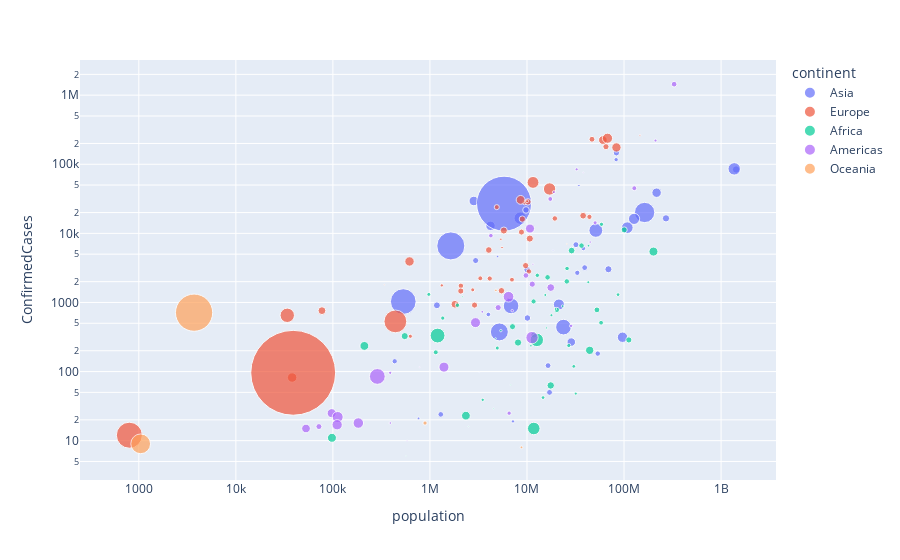

The notebook cell this image was saved under:
### Markdown cell above
## Problem2-4  visualizing your data to express 'corona infection situation ' according to other factor.
### if you are not familiar with plotly package, refer to the website written at the beginning of the document.

### Code cell
###YOUR CODE HERE###
fig =

### Figure 1 — Plotly figure (JSON) as saved in the notebook; plotly's stock layout.template omitted (floating-point values rounded to 4 significant figures)
{"data": [{"hovertemplate": "<b>%{hovertext}</b><br><br>continent=Asia<br>population=%{x}<br>ConfirmedCases=%{y}<br>density=%{marker.size}<extra></extra>", "hovertext": ["Asia", "Asia", "Asia", "Asia", "Asia", "Asia", "Asia", "Asia", "Asia", "Asia", "Asia", "Asia", "Asia", "Asia", "Asia", "Asia", "Asia", "Asia", "Asia", "Asia", "Asia", "Asia", "Asia", "Asia", "Asia", "Asia", "Asia", "Asia", "Asia", "Asia", "Asia", "Asia", "Asia", "Asia", "Asia", "Asia", "Asia", "Asia", "Asia", "Asia", "Asia", "Asia", "Asia", "Asia", "Asia"], "legendgroup": "Asia", "marker": {"color": "#636efa", "size": [58.33, 99.44, 116.0, 2109.0, 1105.0, 19.88, 75.16, 79.2, 91.07, 148.8, 127.5, 57.34, 415.7, 141.6, 50.31, 89.68, 410.2, 335.6, 113.1, 6.81, 511.2, 236.1, 32.09, 30.28, 655.9, 96.58, 1770.0, 2.06, 194.4, 16.07, 238.7, 360.4, 244.4, 15.94, 8107.0, 325.0, 92.18, 656.9, 134.5, 86.68, 106.5, 116.9, 73.72, 291.2, 862.1], "sizemode": "area", "sizeref": 5.358, "symbol": "circle"}, "mode": "markers", "name": "Asia", "orientation": "v", "showlegend": true, "type": "scatter", "x": [38041754, 2957731, 10047718, 1641172, 163046161, 763092, 433285, 53582855, 16486542, 1427647786, 1179551, 3996765, 1366417754, 270625568, 82913906, 39309783, 8519377, 126860301, 10101694, 18551427, 51225308, 4207083, 6415850, 7169455, 6855713, 31949777, 530953, 3225167, 28608710, 4974986, 216565318, 108116615, 2832067, 34268528, 5804337, 21323733, 17070135, 23773876, 69037513, 1293119, 83429615, 9770529, 32981716, 96462106, 5190143], "xaxis": "x", "y": [6053, 4044, 2980, 6583, 20065, 21, 141, 182, 122, 84038, 910, 671, 85784, 16496, 116635, 3193, 16589, 16203, 596, 5689, 11037, 12860, 1111, 19, 891, 6855, 1031, 98, 267, 4625, 38799, 12091, 29425, 49176, 26891, 935, 50, 440, 3025, 24, 146457, 21831, 2686, 314, 375], "yaxis": "y"}, {"hovertemplate": "<b>%{hovertext}</b><br><br>continent=Europe<br>population=%{x}<br>ConfirmedCases=%{y}<br>density=%{marker.size}<extra></extra>", "hovertext": ["Europe", "Europe", "Europe", "Europe", "Europe", "Europe", "Europe", "Europe", "Europe", "Europe", "Europe", "Europe", "Europe", "Europe", "Europe", "Europe", "Europe", "Europe", "Europe", "Europe", "Europe", "Europe", "Europe", "Europe", "Europe", "Europe", "Europe", "Europe", "Europe", "Europe", "Europe", "Europe", "Europe", "Europe", "Europe", "Europe", "Europe", "Europe", "Europe", "Europe", "Europe", "Europe", "Europe", "Europe", "Europe"], "legendgroup": "Europe", "marker": {"color": "#EF553B", "size": [100.2, 164.8, 106.8, 45.53, 378.0, 64.46, 63.06, 72.98, 135.5, 133.9, 29.31, 16.35, 101.7, 233.9, 79.37, 1816.0, 104.1, 3.29, 69.48, 200.9, 166.3, 29.53, 237.6, 42.26, 238.1, 1394.0, 119.5, 19290.0, 45.47, 408.5, 81.03, 16.61, 121.2, 111.0, 81.23, 8.53, 555.1, 99.28, 111.3, 102.5, 92.37, 22.29, 208.1, 72.9, 278.5], "sizemode": "area", "sizeref": 5.358, "symbol": "circle"}, "mode": "markers", "name": "Europe", "orientation": "v", "showlegend": true, "type": "scatter", "x": [2880917, 77142, 8955102, 9452411, 11539328, 3301000, 7000119, 4130304, 10689209, 5771876, 1325648, 5532156, 65129728, 83517045, 10473455, 799, 9684679, 339031, 4882495, 60550075, 1810463, 1906743, 38019, 2759627, 615729, 440372, 4043263, 38964, 627987, 17097130, 2083459, 5378857, 37887768, 10226187, 19364557, 145872256, 33860, 8772235, 5457013, 2078654, 46736776, 10036379, 8591365, 43993638, 67530172], "xaxis": "x", "y": [916, 761, 16109, 27730, 54644, 2236, 2138, 2222, 8406, 10989, 1766, 6228, 179630, 175233, 2810, 12, 3417, 1802, 23956, 223885, 944, 970, 82, 1523, 3923, 532, 5745, 96, 324, 43880, 1740, 8219, 18016, 28583, 16437, 262843, 652, 10438, 1480, 1465, 230183, 29207, 30514, 17330, 238004], "yaxis": "y"}, {"hovertemplate": "<b>%{hovertext}</b><br><br>continent=Africa<br>population=%{x}<br>ConfirmedCases=%{y}<br>density=%{marker.size}<extra></extra>", "hovertext": ["Africa", "Africa", "Africa", "Africa", "Africa", "Africa", "Africa", "Africa", "Africa", "Africa", "Africa", "Africa", "Africa", "Africa", "Africa", "Africa", "Africa", "Africa", "Africa", "Africa", "Africa", "Africa", "Africa", "Africa", "Africa", "Africa", "Africa", "Africa", "Africa", "Africa", "Africa", "Africa", "Africa", "Africa", "Africa", "Africa", "Africa", "Africa", "Africa", "Africa", "Africa", "Africa", "Africa", "Africa", "Africa", "Africa", "Africa", "Africa", "Africa", "Africa", "Africa", "Africa", "Africa"], "legendgroup": "Africa", "marker": {"color": "#00cc96", "size": [18.08, 25.53, 102.8, 3.87, 74.11, 422, 136.4, 54.43, 7.62, 12.42, 15.73, 37.01, 79.75, 41.96, 100.1, 48.34, 29.74, 66.12, 101.5, 8.12, 207.8, 120.9, 51.95, 53.17, 90.59, 44.33, 3.85, 45.94, 148.2, 15.85, 4.39, 587.5, 81.67, 37.88, 3.02, 18.4, 217.6, 479.4, 210.8, 82.84, 216.2, 98.86, 24.22, 47.96, 17.71, 23, 61.38, 142.3, 71.48, 183.3, 2.13, 23.73, 37.48], "sizemode": "area", "sizeref": 5.358, "symbol": "circle"}, "mode": "markers", "name": "Africa", "orientation": "v", "showlegend": true, "type": "scatter", "x": [43053054, 31825295, 11801151, 2254068, 20321378, 11745876, 549935, 25876380, 4745185, 15946876, 5380508, 86790567, 25716544, 973560, 100388073, 1355986, 3497117, 1148130, 112078730, 2172579, 2347706, 28833629, 12771246, 1920922, 52573973, 4937374, 6777452, 26969307, 17563749, 19658031, 4525696, 1198575, 36471769, 30366036, 2494530, 23310715, 200963599, 12626950, 211028, 16296364, 97739, 7092113, 15442905, 58558270, 10975927, 42813238, 58005463, 8082366, 11694719, 44269594, 567402, 17861030, 14645468], "xaxis": "x", "y": [6629, 48, 339, 24, 780, 15, 326, 3105, 301, 428, 391, 1298, 2017, 1309, 11228, 594, 39, 190, 287, 1209, 23, 5638, 2473, 913, 781, 219, 64, 238, 63, 806, 29, 332, 6652, 119, 16, 885, 5450, 287, 235, 2310, 11, 447, 1284, 13524, 236, 1964, 509, 263, 1035, 203, 6, 654, 42], "yaxis": "y"}, {"hovertemplate": "<b>%{hovertext}</b><br><br>continent=Americas<br>population=%{x}<br>ConfirmedCases=%{y}<br>density=%{marker.size}<extra></extra>", "hovertext": ["Americas", "Americas", "Americas", "Americas", "Americas", "Americas", "Americas", "Americas", "Americas", "Americas", "Americas", "Americas", "Americas", "Americas", "Americas", "Americas", "Americas", "Americas", "Americas", "Americas", "Americas", "Americas", "Americas", "Americas", "Americas", "Americas", "Americas", "Americas", "Americas", "Americas", "Americas", "Americas", "Americas", "Americas", "Americas"], "legendgroup": "Americas", "marker": {"color": "#ab63fa", "size": [219.7, 16.11, 27.93, 667.5, 17, 10.48, 24.78, 3.81, 25.07, 44.09, 98.78, 103.1, 95.62, 220.6, 62.76, 306.7, 325.6, 161.5, 3.64, 405.9, 86.64, 268.2, 64.94, 50.21, 56.31, 17.32, 25.3, 202.4, 296.7, 284.3, 3.55, 271.9, 86.45, 19.64, 31.12], "sizemode": "area", "sizeref": 5.358, "symbol": "circle"}, "mode": "markers", "name": "Americas", "orientation": "v", "showlegend": true, "type": "scatter", "x": [97118, 44780677, 389482, 287025, 390353, 11513100, 211049527, 38014184, 18952038, 50339443, 5047561, 11333483, 71808, 10738958, 17373662, 6453553, 112003, 17581472, 782766, 11263770, 9746117, 2948279, 127575529, 6545502, 4246439, 7044636, 32510453, 52823, 182790, 110589, 581372, 1394973, 328239523, 3461734, 28515829], "xaxis": "x", "y": [25, 7479, 96, 85, 18, 3577, 220291, 75945, 39542, 14216, 843, 1840, 16, 11739, 31467, 1210, 22, 1643, 116, 310, 2460, 511, 45032, 25, 9268, 759, 84495, 15, 18, 17, 10, 116, 1442653, 732, 459], "yaxis": "y"}, {"hovertemplate": "<b>%{hovertext}</b><br><br>continent=Oceania<br>population=%{x}<br>ConfirmedCases=%{y}<br>density=%{marker.size}<extra></extra>", "hovertext": ["Oceania", "Oceania", "Oceania", "Oceania", "Oceania", "Oceania"], "legendgroup": "Oceania", "marker": {"color": "#FFA15A", "size": [3.34, 3711, 48.71, 1045, 17.68, 18.96], "sizemode": "area", "sizeref": 5.358, "symbol": "circle"}, "mode": "markers", "name": "Oceania", "orientation": "v", "showlegend": true, "type": "scatter", "x": [25703400, 3711, 889953, 1045, 4783063, 8776109], "xaxis": "x", "y": [7035, 712, 18, 9, 1498, 8], "yaxis": "y"}], "layout": {"legend": {"itemsizing": "constant", "title": {"text": "continent"}, "tracegroupgap": 0}, "margin": {"t": 60}, "xaxis": {"anchor": "y", "domain": [0, 1], "title": {"text": "population"}, "type": "log"}, "yaxis": {"anchor": "x", "domain": [0, 1], "title": {"text": "ConfirmedCases"}, "type": "log"}}}
